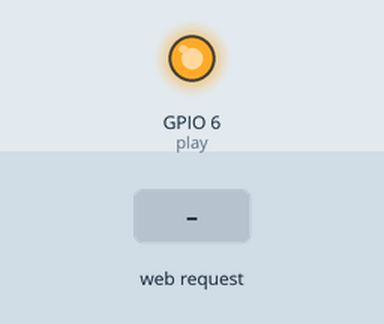
Recording of a sketch running on a simulated ESP8266 (NodeMCU). On the bench: output pins drawn as LEDs (lit = HIGH). The test bench sets the inputs (shaded band). What the sketch prints to the serial monitor is not drawn.

Above: at 1.2 s.
1.3 s: HTTP request GET /move?dir=1 received
Timing chart, 0 to 4.3 s (numbered marks = the images above; inputs shaded):
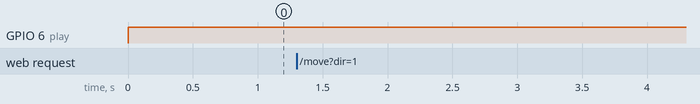

Measured:
- after the input at 1.3 s, every drawn part: stays the same

The sketch:

D-O_nodemcu_side.ino
```cpp
#include <ESP8266WiFi.h>
#include <WiFiClient.h>
#include <ESP8266WebServer.h>

#define play 6 //play music
const char* host = "D-O Robot";
const char* ssid = "thelastjedi";

IPAddress ip(192, 168, 4, 1);
IPAddress netmask(255, 255, 255, 0);
const int port = 8080; // Port
ESP8266WebServer server(port);


void setup() {
  Serial.begin(9600);
  pinMode(play, OUTPUT);

// Connecting WiFi

  WiFi.mode(WIFI_AP);
  WiFi.softAP(ssid);
// Starting WEB-server

     server.on ("/move", HTTP_GET, HTTP_handleRoot );
     server.onNotFound ( HTTP_handleRoot );
     server.begin();

}

void loop() {
  server.handleClient();
    digitalWrite(play, HIGH);
   delay(50);
}

void HTTP_handleRoot(void) {

if( server.hasArg("dir") ){
       Serial.println(server.arg("dir"));
  }
  server.send ( 200, "text/html", "" );
}
```
